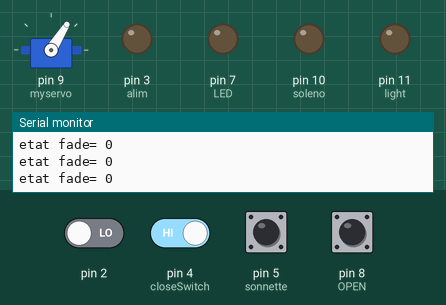
Bench run of a sketch on a simulated Arduino Uno, built with avr-gcc and run on an emulated ATmega328P. On the bench: servo, output pins drawn as LEDs (lit = HIGH), the last lines printed to the serial monitor. Inputs (shaded band) come from the test bench; at power-on: pin 4 (closeSwitch), pin 5 (sonnette), pin 8 (OPEN) HIGH, pin 2 LOW.

Above: at 1.2 s.
1.3 s: pin 5 (sonnette) pulled LOW for 0.15 s
At 1.77 s:
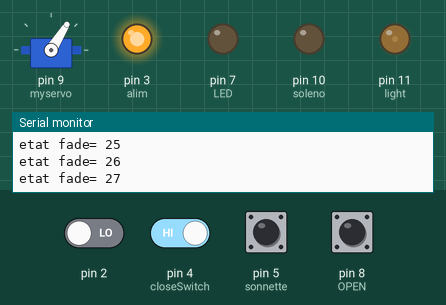
4.3 s: pin 8 (OPEN) pulled LOW for 0.15 s
At 4.58 s:
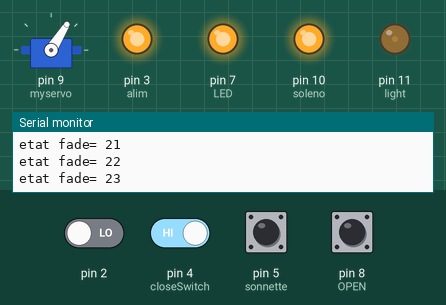
7.3 s: pin 2 driven HIGH
At 9.5 s:
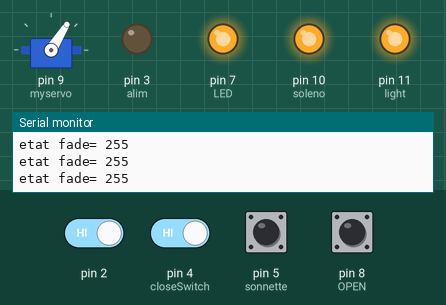
9.8 s: pin 5 (sonnette) pulled LOW for 1 s
At 10.1 s:
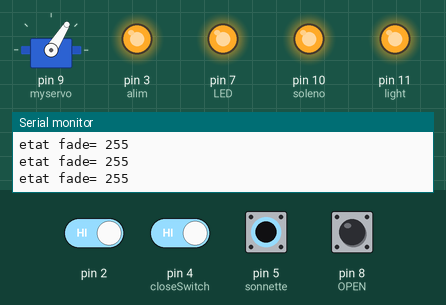
12.3 s: pin 2 driven LOW and pin 4 (closeSwitch) driven LOW
At 14.63 s:
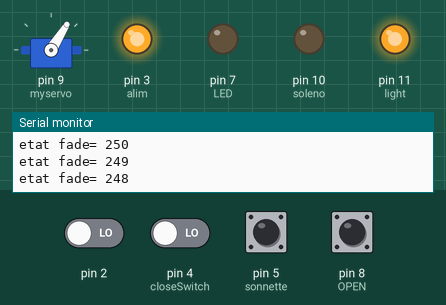
15.3 s: pin 2 driven HIGH
At 15.58 s:
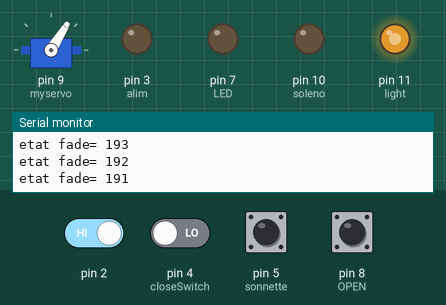
Timing chart, 0 to 19.3 s (numbered marks = the images above; inputs shaded):
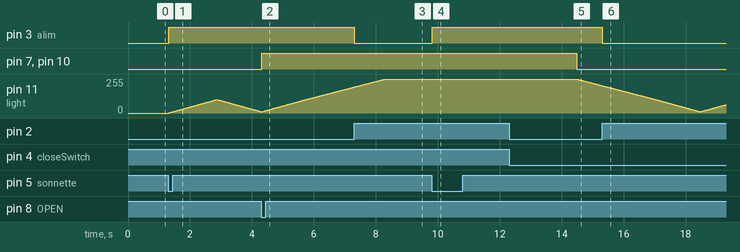

The sketch:

doorbell.ino
```cpp
#include <Servo.h>

#define FADETIME 20 //time before the light begin to turn off after a press (sec)
#define OPENTIME 10 //time you have to open the door

Servo myservo;  // create servo object to control a servo

const int sonnette = 5; //bell button
const int OPEN = 8; //opening the door (inside switch)
const int alim = 3; //transistor TIP120 or solid relay 5V for the servo
const int light = 11; //TIP120 for the LED
const int soleno = 10; //TIP120 solenoid for the door
const int LED = 7; //Signal LED green/red
const int closeSwitch = 4; //switch that tests if the door is closed

byte fade = 0; //PWM state of the LED

boolean bolLight = LOW; //light ON or OFF?
boolean bolOPEN = false; //door and signal LED state
boolean respi = true; //respiration pattern for the light

//int timerBell = 0;
unsigned long timerPress = 0; //time passed since the button was pressed
unsigned long timerOPEN = 0;
volatile int bellRot = LOW;

int closedCounter = 0;

void setup()
{

  Serial.begin(9600);
  attachInterrupt(0, STOPROT, RISING); //stop la rotation quand le switch RISE
  myservo.attach(9);  // attaches the servo on pin 9 to the servo object

  pinMode(alim, OUTPUT); //sans dec
  pinMode(sonnette, INPUT_PULLUP);
  pinMode(OPEN, INPUT_PULLUP);
  pinMode(closeSwitch, INPUT_PULLUP);
  pinMode(soleno, OUTPUT);
  pinMode(LED, OUTPUT);

  myservo.write(58);              // tell servo to go to position 58...forever!
}

void STOPROT()
{
  bellRot = LOW;
}

void loop()
{
  Serial.print("etat fade= ");
  Serial.println(fade);
  //  Serial.print("open= ");
  //  Serial.println(bolOPEN);
  //  Serial.print("etat du sw open= ");
  //  Serial.println(digitalRead(OPEN));

  analogWrite(light, fade);
  digitalWrite(alim, bellRot);
  digitalWrite(soleno, bolOPEN);
  digitalWrite(LED, bolOPEN);

  if (digitalRead(OPEN) == LOW) {
    //opening the door
    timerOPEN = millis();
    bolOPEN = true;
  }
  if (millis() > timerOPEN + (OPENTIME * 1000) && closedCounter > 90) {
    //closing the door if closeSwitch comes activated for 90 loops
    bolOPEN = false;
    //bolLight = LOW;
  }

  if (digitalRead(closeSwitch) == LOW) {
    ++closedCounter;
  }
  else
    closedCounter = 0;

  if (digitalRead(sonnette) == LOW) {
    bellRot = HIGH;
    bolLight = HIGH; //passer un bolean en mode allumage de lumiere
    timerPress = millis();
  }

  if (bolLight == HIGH) {
    //light ON
    if (bolOPEN == false) {
      //door not open, respiration pattern light
      if (fade > 100) {
        respi = false;
      }
      if (fade < 10) {
        respi = true;
      }
      if (respi == true) {
        ++fade;
        //delay(2 / (fade + 1));
      }
      if (respi == false) {
        --fade;
        delay(3 / (fade + 1));
      }
    }
  }

  if (bolOPEN == true) {
    if (fade < 255) {
      ++fade;
      delay(2 / (fade + 1));
    }
  }


  if (millis() > timerPress + (FADETIME * 1000) && fade >= 1 && bolOPEN == false) {
    //light OFF
    bolLight = LOW;
    respi = false;
    --fade;
    delay(45 / (fade + 1));
  }


}
```

Measured:
- after the input at 1.3 s, pin 3 (alim): LOW → HIGH at once; pin 11 (light): rises from 0/255 to 101/255 in 1.6 s, then falls to 10/255 in 1.4 s
- after the input at 4.3 s, pin 7 (LED), pin 10 (soleno): LOW → HIGH at once
- after the input at 7.3 s, pin 3 (alim): HIGH → LOW at once
- after the input at 9.8 s, pin 3 (alim): LOW → HIGH at once
- after the input at 12.3 s, pin 7 (LED), pin 10 (soleno): HIGH → LOW after 2.2 s; pin 11 (light): moves from 255/255 to 205/255 over 0.82 s, starting after 2.2 s
- after the input at 15.3 s, pin 3 (alim): HIGH → LOW at once
